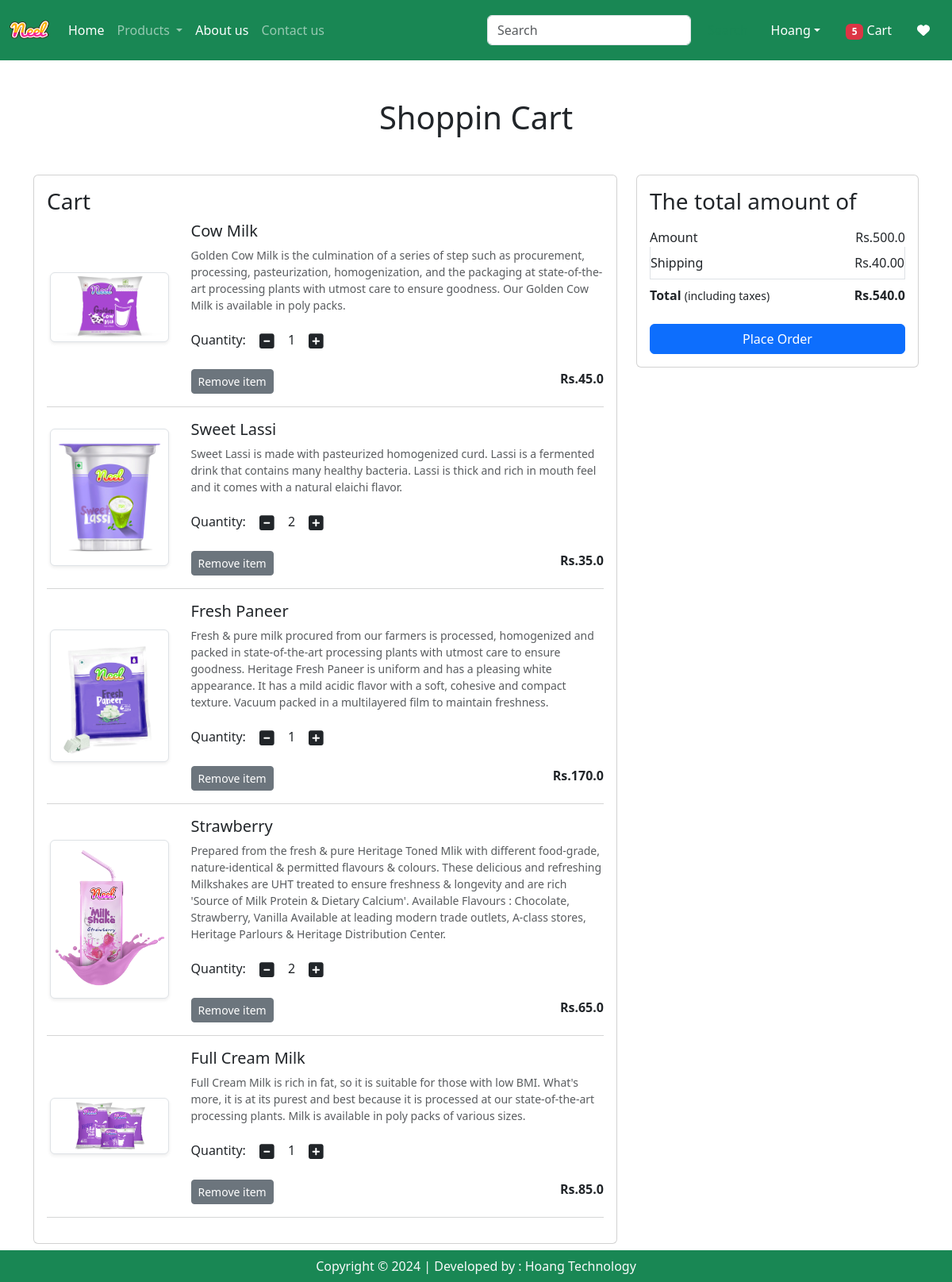
The app's page /cart/ (signed in) with its own data.
### app/models.py (models this page shows, shortened)
class Cart(models.Model):
    user = models.ForeignKey(User, on_delete=models.CASCADE)
    product = models.ForeignKey(Product, on_delete=models.CASCADE)
    quantity = models.PositiveIntegerField(default=1)

class Product(models.Model):
    title = models.CharField(max_length=100)
    selling_price = models.FloatField()
    discounted_price = models.FloatField()
    description = models.TextField()
    composition = models.TextField(default='')
    prodapp = models.TextField(default='')
    category = models.CharField(choices=CATEGORY_CHOICES, max_length=2)
    product_image = models.ImageField(upload_to='product')

### app/views.py (the view)
# urls.py: path("cart/", views.show_cart, name='show-cart'),
@login_required
def show_cart(request):
    user = request.user
    cart = Cart.objects.filter(user=user)
    amount = 0
    for p in cart:
        value = p.quantity * p.product.discounted_price
        amount = amount + value
    totalamount = amount + 40
    totalitem = 0
    if request.user.is_authenticated:
        totalitem = len(Cart.objects.filter(user=request.user))
    return render(request, 'app/addtocart.html', locals())

### app/templates/app/addtocart.html (shortened to what this page needs)
{% extends "app/base.html" %}
{% load static %}
{% block main-content %}
<div class="container my-5">
    <div class="row">
        {% if cart %}
        <h1 class="text-center mb-5">Shoppin Cart</h1>
        <div class="col-sm-8">
            <div class="card">
                <div class="card-body">
                    <h3>Cart</h3>
                    {% for item in cart %}
                    <div class="row">
                        <div class="col-sm-3 text-center align-self-center"><img src="{{item.product.product_image.url}}" alt="" srcset="" class="img-fluid img-thumbnail shadow-sm" height="150" width="150"></div>
                        <div class="col-sm-9">
                            <div>
                                <h5>{{item.product.title}}</h5>
                                <p class="mb-2 text-muted small">{{item.product.description}}</p>
                                <div class="my-3">
                                    <label for="quantity">Quantity:</label>
                                    <a class="minus-cart btn" pid={{item.product.id}}><i class="fas fa-minus-square fa-lg"></i></a>
                                    <span id="quantity">{{item.quantity}}</span>
                                    <a class="plus-cart btn" pid={{item.product.id}}><i class="fas fa-plus-square fa-lg"></i></a>
                                </div>
                                <div class="d-flex justify-content-between">
                                    <a href="#" class="remove-cart btn btn-sm btn-secondary mr-3" pid={{item.product.id}}>Remove item</a>
                                    <p class="mb-0"><span><strong>Rs.{{item.product.discounted_price}}</strong></span></p>
                                </div>
                            </div>
                        </div>
                    </div>
                    <hr class="text-muted">
                    {% endfor %}
                </div>
            </div>
        </div>
        <div class="col-sm-4">
            <div class="card">
                <div class="card-body">
                    <h3>The total amount of </h3>
                    <ul class="list-group">
                        <li class="list-group-item d-flex justify-content-between align-items-center border-0 px-0 pb-0">Amount<span id="amount">Rs.{{amount}}</span></li>
                        <li class="list-group-item d-flex justify-content-between align-items-center px-0">Shipping<span>Rs.40.00</span></li>
                        <li class="list-group-item d-flex justify-content-between align-items-center border-0 px-0 mb-3">
                            <div>
                                <strong>Total</strong> <small>(including taxes)</small>
                            </div>
                            <span id="totalamount"><strong>Rs.{{totalamount}}</strong></span>
                        </li>
                    </ul>
                    <div class="d-grid"><a href="{% url 'checkout' %}" class="btn btn-primary">Place Order</a></div>
                </div>
            </div>
        </div>
        {% else %}
        <h1 class="text-center mb-5">Cart is Empty</h1>
        {% endif %}
    </div>
</div>
{% endblock %}

### records on screen
Cart: product.product_image (picture), product "Cow Milk", product.description "Golden Cow Milk is the culmination of a series of step such as procurement, processing, pasteurization, homogenization, and the packaging at state-of-the-art processing plants with utmost care to ensure goodness. Our Golden Cow Milk is available in poly packs.", quantity "1", product.discounted_price "45.0"
Cart: product.product_image (picture), product "Sweet Lassi", product.description "Sweet Lassi is made with pasteurized homogenized curd. Lassi is a fermented drink that contains many healthy bacteria. Lassi is thick and rich in mouth feel and it comes with a natural elaichi flavor.", quantity "2", product.discounted_price "35.0"
Cart: product.product_image (picture), product "Fresh Paneer", product.description "Fresh & pure milk procured from our farmers is processed, homogenized and packed in state-of-the-art processing plants with utmost care to ensure goodness. Heritage Fresh Paneer is uniform and has a pleasing white appearance. It has a mild acidic flavor with a soft, cohesive and compact texture. Vacuum packed in a multilayered film to maintain freshness.", quantity "1", product.discounted_price "170.0"
Cart: product.product_image (picture), product "Strawberry", product.description "Prepared from the fresh & pure Heritage Toned Mlik with different food-grade, nature-identical & permitted flavours & colours. These delicious and refreshing Milkshakes are UHT treated to ensure freshness & longevity and are rich 'Source of Milk Protein & Dietary Calcium'. Available Flavours : Chocolate, Strawberry, Vanilla Available at leading modern trade outlets, A-class stores, Heritage Parlours & Heritage Distribution Center.", quantity "2", product.discounted_price "65.0"
Cart: product.product_image (picture), product "Full Cream Milk", product.description "Full Cream Milk is rich in fat, so it is suitable for those with low BMI. What's more, it is at its purest and best because it is processed at our state-of-the-art processing plants. Milk is available in poly packs of various sizes.", quantity "1", product.discounted_price "85.0"

### other values on screen
{{ totalitem }} "5"
{{ amount }} "500.0"
{{ totalamount }} "540.0"
